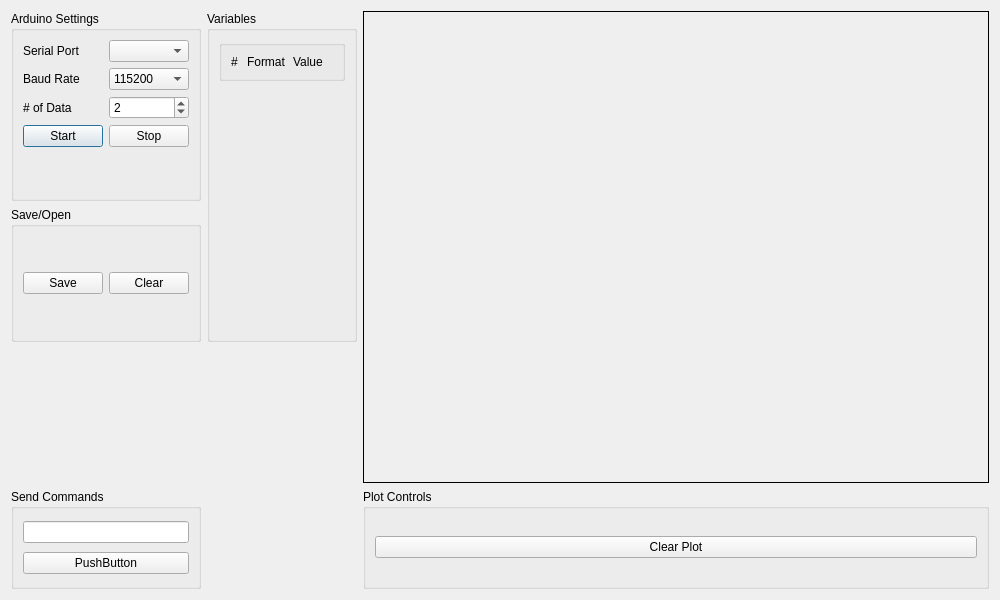
<?xml version="1.0" encoding="UTF-8"?>
<ui version="4.0">
 <class>Dialog</class>
 <widget class="QDialog" name="Dialog">
  <property name="geometry">
   <rect>
    <x>0</x>
    <y>0</y>
    <width>1000</width>
    <height>600</height>
   </rect>
  </property>
  <property name="windowTitle">
   <string>Arduino Data Acquisition</string>
  </property>
  <property name="layoutDirection">
   <enum>Qt::LeftToRight</enum>
  </property>
  <property name="sizeGripEnabled">
   <bool>false</bool>
  </property>
  <layout class="QGridLayout" name="gridLayout">
   <item row="3" column="1">
    <spacer name="verticalSpacer_2">
     <property name="orientation">
      <enum>Qt::Vertical</enum>
     </property>
     <property name="sizeHint" stdset="0">
      <size>
       <width>20</width>
       <height>40</height>
      </size>
     </property>
    </spacer>
   </item>
   <item row="0" column="3" rowspan="3" colspan="2">
    <widget class="QFrame" name="plotFrame">
     <property name="sizePolicy">
      <sizepolicy hsizetype="MinimumExpanding" vsizetype="MinimumExpanding">
       <horstretch>1</horstretch>
       <verstretch>1</verstretch>
      </sizepolicy>
     </property>
     <property name="minimumSize">
      <size>
       <width>400</width>
       <height>400</height>
      </size>
     </property>
     <property name="sizeIncrement">
      <size>
       <width>0</width>
       <height>0</height>
      </size>
     </property>
     <property name="baseSize">
      <size>
       <width>400</width>
       <height>400</height>
      </size>
     </property>
     <property name="layoutDirection">
      <enum>Qt::LeftToRight</enum>
     </property>
     <property name="frameShape">
      <enum>QFrame::Box</enum>
     </property>
     <layout class="QGridLayout" name="plotFrameLayout"/>
    </widget>
   </item>
   <item row="3" column="3" colspan="2">
    <widget class="QGroupBox" name="plotControls">
     <property name="minimumSize">
      <size>
       <width>0</width>
       <height>100</height>
      </size>
     </property>
     <property name="title">
      <string>Plot Controls</string>
     </property>
     <layout class="QGridLayout" name="gridLayout_4">
      <item row="0" column="0">
       <widget class="QPushButton" name="plotClearButton">
        <property name="focusPolicy">
         <enum>Qt::NoFocus</enum>
        </property>
        <property name="text">
         <string>Clear Plot</string>
        </property>
       </widget>
      </item>
     </layout>
    </widget>
   </item>
   <item row="0" column="1" rowspan="2">
    <widget class="QGroupBox" name="VariableControls">
     <property name="sizePolicy">
      <sizepolicy hsizetype="MinimumExpanding" vsizetype="Preferred">
       <horstretch>0</horstretch>
       <verstretch>0</verstretch>
      </sizepolicy>
     </property>
     <property name="minimumSize">
      <size>
       <width>150</width>
       <height>0</height>
      </size>
     </property>
     <property name="autoFillBackground">
      <bool>true</bool>
     </property>
     <property name="title">
      <string>Variables</string>
     </property>
     <layout class="QVBoxLayout" name="verticalLayout">
      <property name="spacing">
       <number>3</number>
      </property>
      <item>
       <widget class="QGroupBox" name="VariablesLabel">
        <layout class="QHBoxLayout" name="horizontalLayout_2">
         <item>
          <widget class="QLabel" name="label">
           <property name="maximumSize">
            <size>
             <width>10</width>
             <height>16777215</height>
            </size>
           </property>
           <property name="text">
            <string>#</string>
           </property>
           <property name="wordWrap">
            <bool>true</bool>
           </property>
          </widget>
         </item>
         <item>
          <widget class="QLabel" name="label_2">
           <property name="text">
            <string>Format</string>
           </property>
          </widget>
         </item>
         <item>
          <widget class="QLabel" name="label_3">
           <property name="text">
            <string>Value</string>
           </property>
          </widget>
         </item>
        </layout>
       </widget>
      </item>
      <item>
       <widget class="QWidget" name="VariablesList" native="true">
        <layout class="QVBoxLayout" name="VariablesListLayout">
         <property name="spacing">
          <number>0</number>
         </property>
         <property name="leftMargin">
          <number>0</number>
         </property>
         <property name="topMargin">
          <number>0</number>
         </property>
         <property name="rightMargin">
          <number>0</number>
         </property>
         <property name="bottomMargin">
          <number>0</number>
         </property>
         <item>
          <spacer name="variableBuffer">
           <property name="orientation">
            <enum>Qt::Vertical</enum>
           </property>
           <property name="sizeHint" stdset="0">
            <size>
             <width>20</width>
             <height>40</height>
            </size>
           </property>
          </spacer>
         </item>
        </layout>
       </widget>
      </item>
     </layout>
    </widget>
   </item>
   <item row="0" column="0">
    <widget class="QGroupBox" name="SerialControls">
     <property name="minimumSize">
      <size>
       <width>150</width>
       <height>190</height>
      </size>
     </property>
     <property name="maximumSize">
      <size>
       <width>200</width>
       <height>300</height>
      </size>
     </property>
     <property name="title">
      <string>Arduino Settings</string>
     </property>
     <layout class="QFormLayout" name="formLayout">
      <item row="0" column="0">
       <widget class="QLabel" name="serialNameLabel">
        <property name="text">
         <string>Serial Port</string>
        </property>
       </widget>
      </item>
      <item row="0" column="1">
       <widget class="QComboBox" name="serialNameComboBox">
        <property name="currentIndex">
         <number>-1</number>
        </property>
        <property name="insertPolicy">
         <enum>QComboBox::InsertAtBottom</enum>
        </property>
       </widget>
      </item>
      <item row="1" column="0">
       <widget class="QLabel" name="serialBaudLabel">
        <property name="text">
         <string>Baud Rate</string>
        </property>
       </widget>
      </item>
      <item row="1" column="1">
       <widget class="QComboBox" name="serialBaudComboBox">
        <property name="minimumSize">
         <size>
          <width>0</width>
          <height>0</height>
         </size>
        </property>
        <property name="currentIndex">
         <number>1</number>
        </property>
        <item>
         <property name="text">
          <string>9600</string>
         </property>
        </item>
        <item>
         <property name="text">
          <string>115200</string>
         </property>
        </item>
       </widget>
      </item>
      <item row="2" column="0">
       <widget class="QLabel" name="numColLabel">
        <property name="text">
         <string># of Data</string>
        </property>
       </widget>
      </item>
      <item row="2" column="1">
       <widget class="QSpinBox" name="numColSel">
        <property name="minimum">
         <number>1</number>
        </property>
        <property name="maximum">
         <number>15</number>
        </property>
        <property name="value">
         <number>2</number>
        </property>
       </widget>
      </item>
      <item row="3" column="0">
       <widget class="QPushButton" name="serialStart">
        <property name="focusPolicy">
         <enum>Qt::TabFocus</enum>
        </property>
        <property name="text">
         <string>Start</string>
        </property>
       </widget>
      </item>
      <item row="3" column="1">
       <widget class="QPushButton" name="serialStop">
        <property name="focusPolicy">
         <enum>Qt::TabFocus</enum>
        </property>
        <property name="text">
         <string>Stop</string>
        </property>
       </widget>
      </item>
     </layout>
    </widget>
   </item>
   <item row="1" column="0">
    <widget class="QGroupBox" name="FileControls">
     <property name="minimumSize">
      <size>
       <width>0</width>
       <height>100</height>
      </size>
     </property>
     <property name="title">
      <string>Save/Open</string>
     </property>
     <layout class="QGridLayout" name="gridLayout_3">
      <item row="0" column="0">
       <widget class="QPushButton" name="fileSaveButton">
        <property name="text">
         <string>Save</string>
        </property>
       </widget>
      </item>
      <item row="0" column="1">
       <widget class="QPushButton" name="dataClearButton">
        <property name="text">
         <string>Clear</string>
        </property>
       </widget>
      </item>
     </layout>
    </widget>
   </item>
   <item row="3" column="0">
    <widget class="QGroupBox" name="commandControls">
     <property name="title">
      <string>Send Commands</string>
     </property>
     <layout class="QGridLayout" name="gridLayout_2">
      <item row="0" column="0">
       <widget class="QLineEdit" name="commandStringEdit"/>
      </item>
      <item row="1" column="0">
       <widget class="QPushButton" name="pushButton">
        <property name="focusPolicy">
         <enum>Qt::StrongFocus</enum>
        </property>
        <property name="text">
         <string>PushButton</string>
        </property>
       </widget>
      </item>
     </layout>
    </widget>
   </item>
  </layout>
 </widget>
 <resources/>
 <connections/>
</ui>
